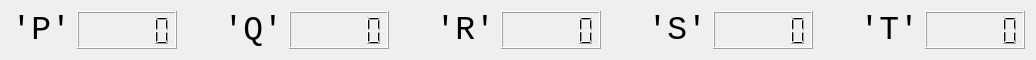
   <widget class="QWidget" name="horizontalLayoutWidget_7">
    <property name="geometry">
     <rect>
      <x>440</x>
      <y>460</y>
      <width>1017</width>
      <height>50</height>
     </rect>
    </property>
    <layout class="QHBoxLayout" name="horizontalLayout_32">
     <item>
      <widget class="QLabel" name="label_P">
       <property name="sizePolicy">
        <sizepolicy hsizetype="Fixed" vsizetype="Fixed">
         <horstretch>0</horstretch>
         <verstretch>0</verstretch>
        </sizepolicy>
       </property>
       <property name="font">
        <font>
         <family>Courier New</family>
         <pointsize>25</pointsize>
         <weight>50</weight>
         <bold>false</bold>
        </font>
       </property>
       <property name="text">
        <string>'P'</string>
       </property>
       <property name="alignment">
        <set>Qt::AlignRight|Qt::AlignTrailing|Qt::AlignVCenter</set>
       </property>
      </widget>
     </item>
     <item>
      <widget class="QLCDNumber" name="lcdNumber_P">
       <property name="sizePolicy">
        <sizepolicy hsizetype="Fixed" vsizetype="Minimum">
         <horstretch>0</horstretch>
         <verstretch>0</verstretch>
        </sizepolicy>
       </property>
       <property name="minimumSize">
        <size>
         <width>100</width>
         <height>0</height>
        </size>
       </property>
       <property name="smallDecimalPoint">
        <bool>true</bool>
       </property>
      </widget>
     </item>
     <item>
      <spacer name="horizontalSpacer_34">
       <property name="orientation">
        <enum>Qt::Horizontal</enum>
       </property>
       <property name="sizeType">
        <enum>QSizePolicy::Fixed</enum>
       </property>
       <property name="sizeHint" stdset="0">
        <size>
         <width>40</width>
         <height>20</height>
        </size>
       </property>
      </spacer>
     </item>
     <item>
      <widget class="QLabel" name="label_Q">
       <property name="sizePolicy">
        <sizepolicy hsizetype="Fixed" vsizetype="Fixed">
         <horstretch>0</horstretch>
         <verstretch>0</verstretch>
        </sizepolicy>
       </property>
       <property name="font">
        <font>
         <family>Courier New</family>
         <pointsize>25</pointsize>
         <weight>50</weight>
         <bold>false</bold>
        </font>
       </property>
       <property name="text">
        <string>'Q'</string>
       </property>
       <property name="alignment">
        <set>Qt::AlignRight|Qt::AlignTrailing|Qt::AlignVCenter</set>
       </property>
      </widget>
     </item>
     <item>
      <widget class="QLCDNumber" name="lcdNumber_Q">
       <property name="sizePolicy">
        <sizepolicy hsizetype="Fixed" vsizetype="Minimum">
         <horstretch>0</horstretch>
         <verstretch>0</verstretch>
        </sizepolicy>
       </property>
       <property name="minimumSize">
        <size>
         <width>100</width>
         <height>0</height>
        </size>
       </property>
       <property name="smallDecimalPoint">
        <bool>true</bool>
       </property>
      </widget>
     </item>
     <item>
      <spacer name="horizontalSpacer_36">
       <property name="orientation">
        <enum>Qt::Horizontal</enum>
       </property>
       <property name="sizeType">
        <enum>QSizePolicy::Fixed</enum>
       </property>
       <property name="sizeHint" stdset="0">
        <size>
         <width>40</width>
         <height>20</height>
        </size>
       </property>
      </spacer>
     </item>
     <item>
      <widget class="QLabel" name="label_R">
       <property name="sizePolicy">
        <sizepolicy hsizetype="Fixed" vsizetype="Fixed">
         <horstretch>0</horstretch>
         <verstretch>0</verstretch>
        </sizepolicy>
       </property>
       <property name="font">
        <font>
         <family>Courier New</family>
         <pointsize>25</pointsize>
         <weight>50</weight>
         <bold>false</bold>
        </font>
       </property>
       <property name="text">
        <string>'R'</string>
       </property>
       <property name="alignment">
        <set>Qt::AlignRight|Qt::AlignTrailing|Qt::AlignVCenter</set>
       </property>
      </widget>
     </item>
     <item>
      <widget class="QLCDNumber" name="lcdNumber_R">
       <property name="sizePolicy">
        <sizepolicy hsizetype="Fixed" vsizetype="Minimum">
         <horstretch>0</horstretch>
         <verstretch>0</verstretch>
        </sizepolicy>
       </property>
       <property name="minimumSize">
        <size>
         <width>100</width>
         <height>0</height>
        </size>
       </property>
       <property name="smallDecimalPoint">
        <bool>true</bool>
       </property>
      </widget>
     </item>
     <item>
      <spacer name="horizontalSpacer_37">
       <property name="orientation">
        <enum>Qt::Horizontal</enum>
       </property>
       <property name="sizeType">
        <enum>QSizePolicy::Fixed</enum>
       </property>
       <property name="sizeHint" stdset="0">
        <size>
         <width>40</width>
         <height>20</height>
        </size>
       </property>
      </spacer>
     </item>
     <item>
      <widget class="QLabel" name="label_S">
       <property name="sizePolicy">
        <sizepolicy hsizetype="Fixed" vsizetype="Fixed">
         <horstretch>0</horstretch>
         <verstretch>0</verstretch>
        </sizepolicy>
       </property>
       <property name="font">
        <font>
         <family>Courier New</family>
         <pointsize>25</pointsize>
         <weight>50</weight>
         <bold>false</bold>
        </font>
       </property>
       <property name="text">
        <string>'S'</string>
       </property>
       <property name="alignment">
        <set>Qt::AlignRight|Qt::AlignTrailing|Qt::AlignVCenter</set>
       </property>
      </widget>
     </item>
     <item>
      <widget class="QLCDNumber" name="lcdNumber_S">
       <property name="sizePolicy">
        <sizepolicy hsizetype="Fixed" vsizetype="Minimum">
         <horstretch>0</horstretch>
         <verstretch>0</verstretch>
        </sizepolicy>
       </property>
       <property name="minimumSize">
        <size>
         <width>100</width>
         <height>0</height>
        </size>
       </property>
       <property name="smallDecimalPoint">
        <bool>true</bool>
       </property>
      </widget>
     </item>
     <item>
      <spacer name="horizontalSpacer_35">
       <property name="orientation">
        <enum>Qt::Horizontal</enum>
       </property>
       <property name="sizeType">
        <enum>QSizePolicy::Fixed</enum>
       </property>
       <property name="sizeHint" stdset="0">
        <size>
         <width>40</width>
         <height>20</height>
        </size>
       </property>
      </spacer>
     </item>
     <item>
      <widget class="QLabel" name="label_T">
       <property name="sizePolicy">
        <sizepolicy hsizetype="Fixed" vsizetype="Fixed">
         <horstretch>0</horstretch>
         <verstretch>0</verstretch>
        </sizepolicy>
       </property>
       <property name="font">
        <font>
         <family>Courier New</family>
         <pointsize>25</pointsize>
         <weight>50</weight>
         <bold>false</bold>
        </font>
       </property>
       <property name="text">
        <string>'T'</string>
       </property>
       <property name="alignment">
        <set>Qt::AlignRight|Qt::AlignTrailing|Qt::AlignVCenter</set>
       </property>
      </widget>
     </item>
     <item>
      <widget class="QLCDNumber" name="lcdNumber_T">
       <property name="sizePolicy">
        <sizepolicy hsizetype="Fixed" vsizetype="Minimum">
         <horstretch>0</horstretch>
         <verstretch>0</verstretch>
        </sizepolicy>
       </property>
       <property name="minimumSize">
        <size>
         <width>100</width>
         <height>0</height>
        </size>
       </property>
       <property name="smallDecimalPoint">
        <bool>true</bool>
       </property>
      </widget>
     </item>
    </layout>
   </widget>
